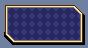

This is a level from a 2D game, rendered from its Tiled map with the project's own tilesets. A one-line summary and the complete map file follow:
An orthogonal 11x6 tile map with 8x8 px tiles, 1 tile layer (Tile Layer 1).

<map version="1.9" tiledversion="1.9.1" orientation="orthogonal" renderorder="right-down" width="11" height="6" tilewidth="8" tileheight="8" infinite="0" nextlayerid="2" nextobjectid="1">
 <tileset firstgid="1" name="BobMenuTiles" tilewidth="8" tileheight="8" tilecount="128" columns="16">
  <image source="../../Image/Png/BobMenuTiles.png" width="128" height="64" />
 </tileset>
 <layer id="1" name="Tile Layer 1" width="11" height="6">
  <data encoding="csv">
4,3,3,3,3,3,3,3,3,6,1,
37,2,2,2,2,2,2,2,2,7,19,
37,2,2,2,2,2,2,2,2,2,20,
37,2,2,2,2,2,2,2,2,2,20,
21,22,2,2,2,2,2,2,2,2,20,
1,23,24,24,24,24,24,24,24,24,25
</data>
 </layer>
</map>
